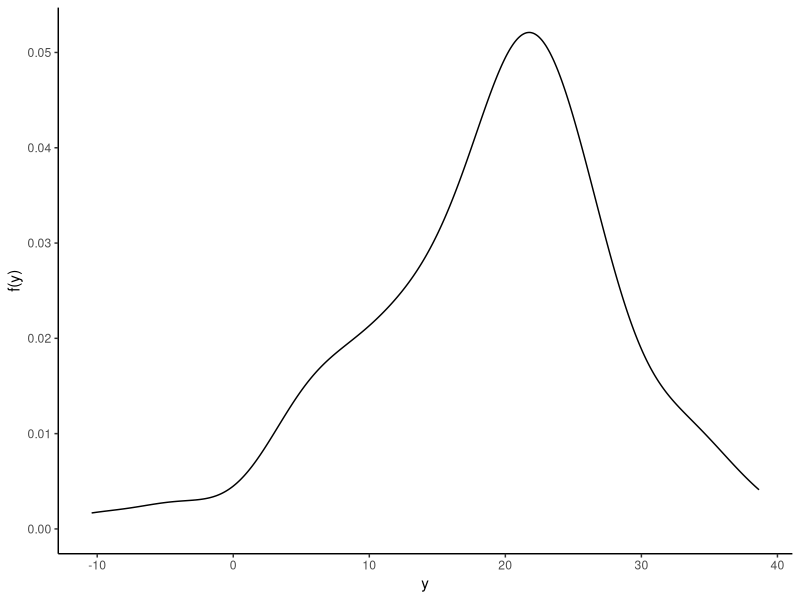
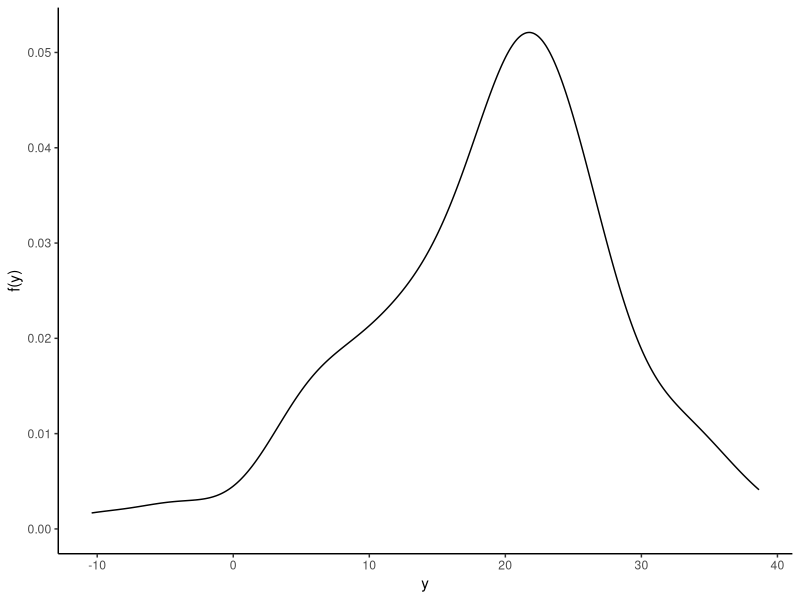
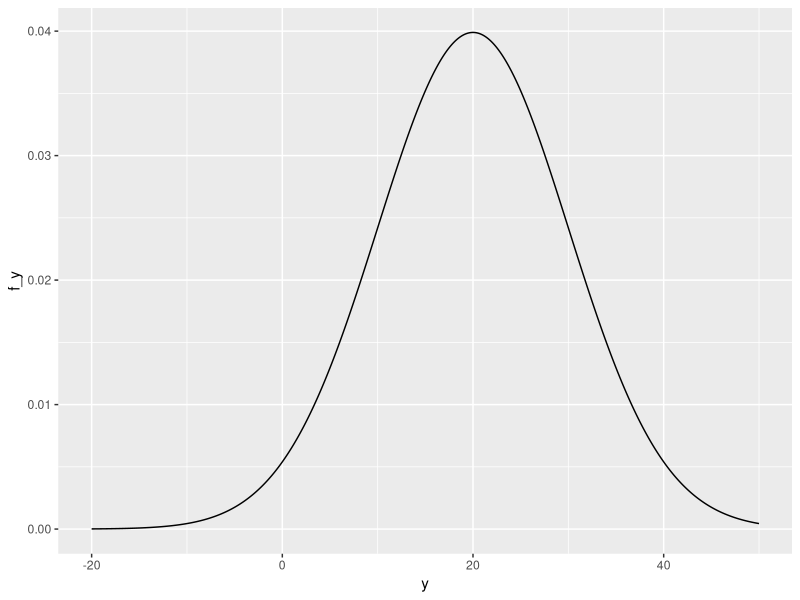
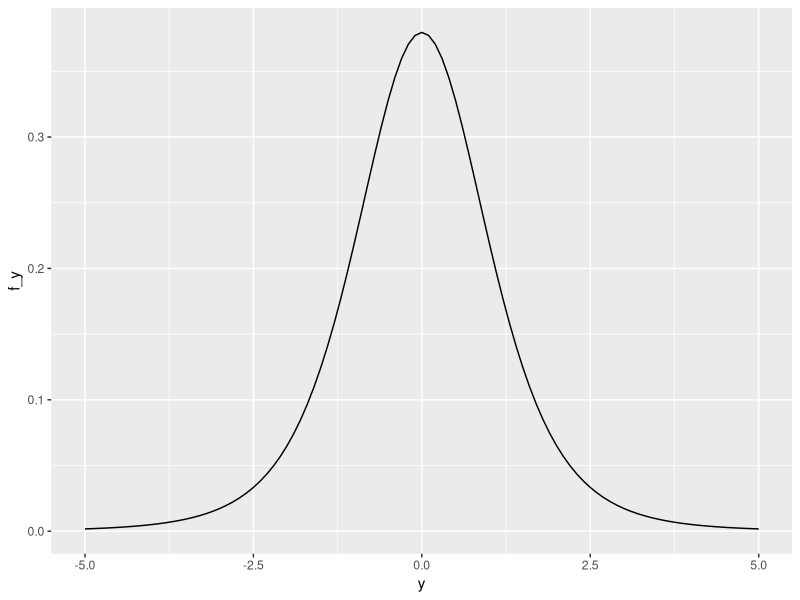
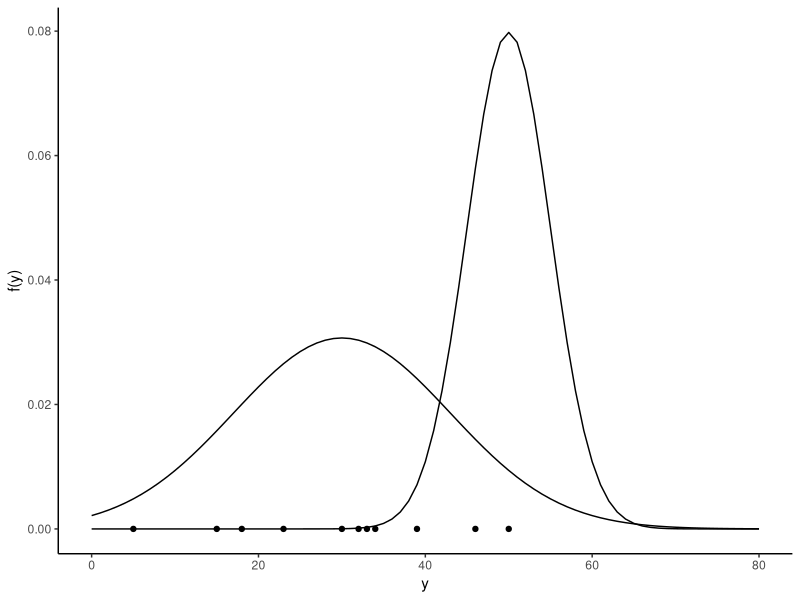
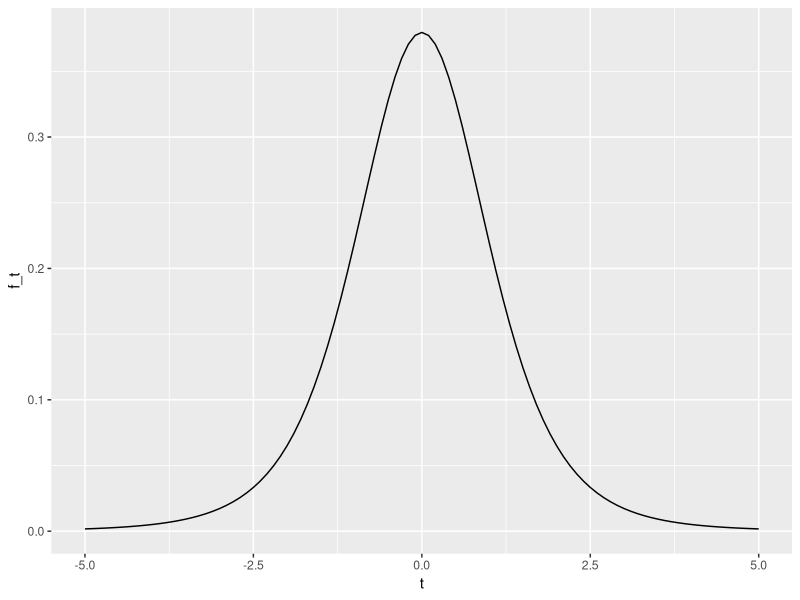
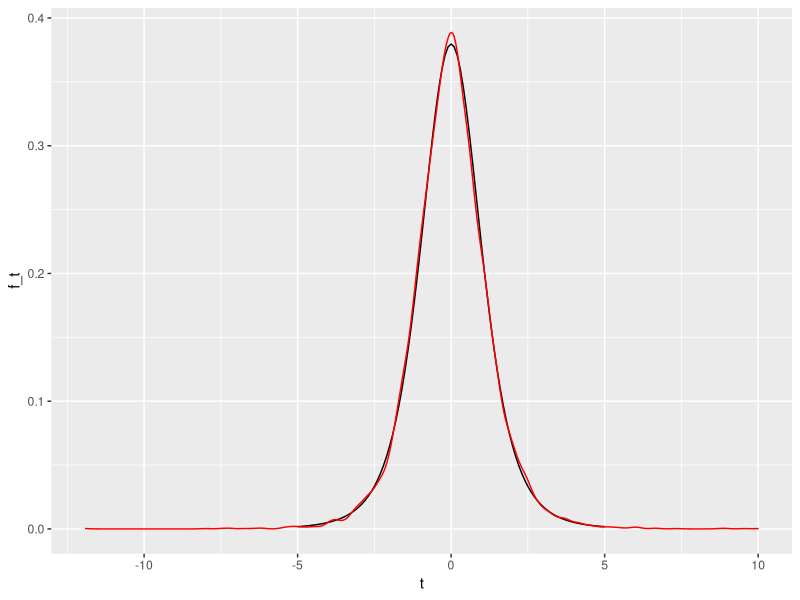
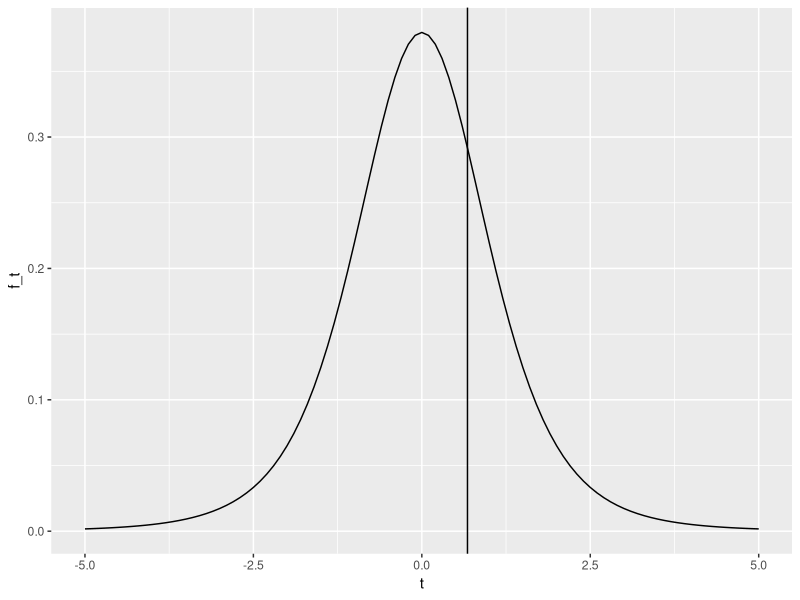

Write the R code that produced these figures, in order.
## ---- chunk 1
library(tidyverse)

set.seed(99)

p_pdf <- tibble(y = rnorm(100, mean = 20, sd = 10)) |> 
  ggplot(aes(y)) +
  geom_density() +
  labs(y = "f(y)") +
  theme_classic()

p_pdf
## ---- chunk 2
library(tidyverse)

set.seed(99)

p_pdf <- tibble(y = rnorm(100, mean = 20, sd = 10)) |> 
  ggplot(aes(y)) +
  geom_density() +
  labs(y = "f(y)") +
  theme_classic()

p_pdf
## ---- chunk 3
f <- function(y) {
  1 / (10 * sqrt(2 * pi)) * exp(- (y - 20)^2 / (2 * 10^2))
}
## ---- chunk 4
f(15)
## ---- chunk 5
f(30)
## ---- chunk 6
tibble(y = seq(-20, 50, .1))
## ---- chunk 7
tibble(y = seq(-20, 50, .1)) |> 
  mutate(f_y = f(y))
## ---- chunk 8
tibble(y = seq(-20, 50, .1)) |> 
  mutate(f_y = f(y)) |>   
  ggplot(aes(y, f_y)) +
  geom_line() 
## ---- chunk 9
f <- function(y) {
  dnorm(y, mean = 20, sd = 10)
}
## ---- chunk 10
f(15)
## ---- chunk 11
dnorm(15, mean = 20, sd = 10)
## ---- chunk 12
pnorm(15, mean = 20, sd = 10)
## ---- chunk 13
qnorm(0.3085, mean = 20, sd = 10)
## ---- chunk 14
rnorm(1, mean = 20, sd = 10)
## ---- chunk 15
rnorm(1, mean = 20, sd = 10)
## ---- chunk 16
dt(0.4, df = 5)
## ---- chunk 17
pt(0.4, df = 5)
## ---- chunk 18
qt(0.647, df = 5)
## ---- chunk 19
rt(1, df = 5)
## ---- chunk 20
tibble(y = seq(-5, 5, .1)) |> 
  mutate(f_y = dt(y, df = 5)) |> 
  ggplot(aes(y, f_y)) +
  geom_line()
## ---- chunk 21
pnorm(25, mean = 20, sd = 10) - pnorm(18, mean = 20, sd = 10)
## ---- chunk 22
#| echo: false
tibble(y = c(15, 50, 5, 23, 30, 32, 39, 33, 34, 46, 18)) |> 
  ggplot(aes(x = y, y = 0)) +
  geom_point() +
  geom_line(data = tibble(x = seq(0, 80)) |> 
              mutate(y = dnorm(x, mean = 50, sd = 5)), 
            aes(x = x, y = y)) +
    geom_line(data = tibble(x = seq(0, 80)) |> 
              mutate(y = dnorm(x, mean = 30, sd = 13)), 
            aes(x = x, y = y)) +
  labs(y = "f(y)") +
  theme_classic()
## ---- chunk 23
y <- rnorm(20, mean = 20, sd = 10)
y
## ---- chunk 24
mean(y)
## ---- chunk 25
y <- rnorm(20, mean = 20, sd = 10)
y
## ---- chunk 26
mean(y)
## ---- chunk 27
sta <- mean(c(18, 15, 3, 55, 21, 39))
sta
## ---- chunk 28
crit <- 20
## ---- chunk 29
y <- c(18, 15, 3, 55, 21, 39)

t_statistic <- (mean(y) - 20) / sd(y) * sqrt(length(y))

t_statistic
## ---- chunk 30
plot_t_5 <- tibble(t = seq(-5, 5, .1)) |> 
  mutate(f_t = dt(t, df = 5)) |> 
  ggplot() +
  geom_line(aes(t, f_t))

plot_t_5
## ---- chunk 31
y <- rnorm(6, mean = 20, sd = 10)
y
## ---- chunk 32
t <- (mean(y) - 20) / sd(y) * sqrt(length(y))

t
## ---- chunk 33
y <- rnorm(6, mean = 20, sd = 10)
y
## ---- chunk 34
t <- (mean(y) - 20) / sd(y) * sqrt(length(y))

t
## ---- chunk 35
tibble(sample = 1:1000) |> 
  group_by(sample) |> 
  summarise(y = rnorm(6, mean = 20, sd = 10)) 
## ---- chunk 36
distribution_of_ts <- tibble(sample = 1:10000) |> 
  group_by(sample) |> 
  summarise(y = rnorm(6, mean = 20, sd = 10)) |> 
  group_by(sample) |> 
  summarise(t = (mean(y) - 20) / sd(y) * sqrt(length(y)))

distribution_of_ts |> slice_head(n = 3)
## ---- chunk 37
plot_t_5 + 
  geom_density(data = distribution_of_ts, aes(x = t), color = "red")
## ---- chunk 38
t_statistic
## ---- chunk 39
#| echo: false
plot_t_5 + 
  geom_vline(xintercept = t_statistic)
## ---- chunk 40
y2 <- c(43, 41, 32, 71, 44, 34)

new_t_statistic <- (mean(y2) - 20) / sd(y2) * sqrt(length(y2))

## ---- chunk 41
#| echo: false
plot_t_5 + 
  geom_vline(xintercept = new_t_statistic)
## ---- chunk 42
qt(.025, df = 5)
## ---- chunk 43
#| echo: false
plot_t_5 +
  geom_ribbon(data = tibble(t = seq(-5, qt(.025, df = 5), .01)) |>
                mutate(f_t = dt(t, df = 5)), aes(x = t, ymin = 0, ymax = f_t),fill = "red"
                )
## ---- chunk 44
qt(.975, df = 5)
## ---- chunk 45
#| echo: false
plot_t_5 +
    geom_ribbon(data = tibble(t = seq(-5, qt(.025, df = 5), .01)) |>
                mutate(f_t = dt(t, df = 5)), aes(x = t, ymin = 0, ymax = f_t), fill = "red"
                ) +
  geom_ribbon(data = tibble(t = seq(qt(.975, df = 5), 5, .01)) |>
                mutate(f_t = dt(t, df = 5)), aes(x = t, ymin = 0, ymax = f_t), fill = "red"
                ) 
  
## ---- chunk 46
#| echo: false
plot_t_5 +
    geom_ribbon(data = tibble(t = seq(-5, qt(.025, df = 5), .01)) |>
                mutate(f_t = dt(t, df = 5)), aes(x = t, ymin = 0, ymax = f_t), fill = "red"
                ) +
  geom_ribbon(data = tibble(t = seq(qt(.975, df = 5), 5, .01)) |>
                mutate(f_t = dt(t, df = 5)), aes(x = t, ymin = 0, ymax = f_t), fill = "red"
                ) + 
  geom_vline(xintercept = t_statistic)
  
## ---- chunk 47
#| echo: false
plot_t_5 +
    geom_ribbon(data = tibble(t = seq(-5, qt(.025, df = 5), .01)) |>
                mutate(f_t = dt(t, df = 5)), aes(x = t, ymin = 0, ymax = f_t), fill = "red"
                ) +
  geom_ribbon(data = tibble(t = seq(qt(.975, df = 5), 5, .01)) |>
                mutate(f_t = dt(t, df = 5)), aes(x = t, ymin = 0, ymax = f_t), fill = "red"
                ) + 
  geom_vline(xintercept = new_t_statistic)
  
## ---- chunk 48
new_t_statistic
## ---- chunk 49
#| echo: false
plot_t_5 +
    geom_ribbon(data = tibble(t = seq(-5, qt(.025, df = 5), .01)) |>
                mutate(f_t = dt(t, df = 5)), aes(x = t, ymin = 0, ymax = f_t), fill = "red"
                ) +
  geom_ribbon(data = tibble(t = seq(qt(.975, df = 5), 5, .01)) |>
                mutate(f_t = dt(t, df = 5)), aes(x = t, ymin = 0, ymax = f_t), fill = "red"
                ) + 
  geom_vline(xintercept = new_t_statistic)
  
## ---- chunk 50
2 * ( 1 - pt(new_t_statistic, df = 5))
## ---- chunk 51
t.test(c(43, 41, 32, 71, 44, 34), mu = 20)
## ---- chunk 52
#| echo: false

tibble(x = c(1, 10, 20, 30)) |> 
  group_by(x) |> 
  summarise(y = rnorm(6, mean = 10 + x * 1.5, sd = 3), .groups = "keep") |> 
  ggplot(aes(x = x, y = y )) +
  geom_point(size = .8) +
  ylim(0, 75)
